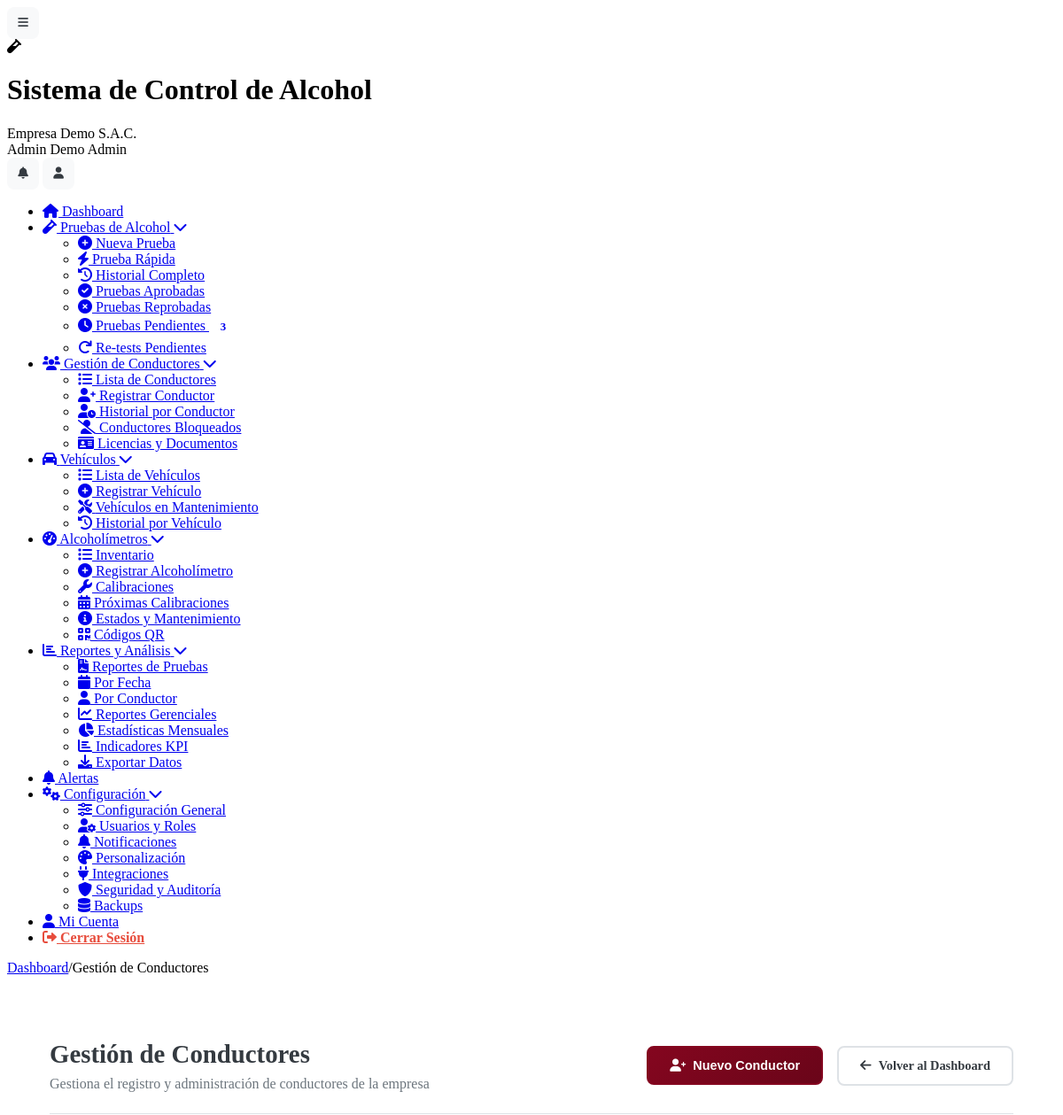
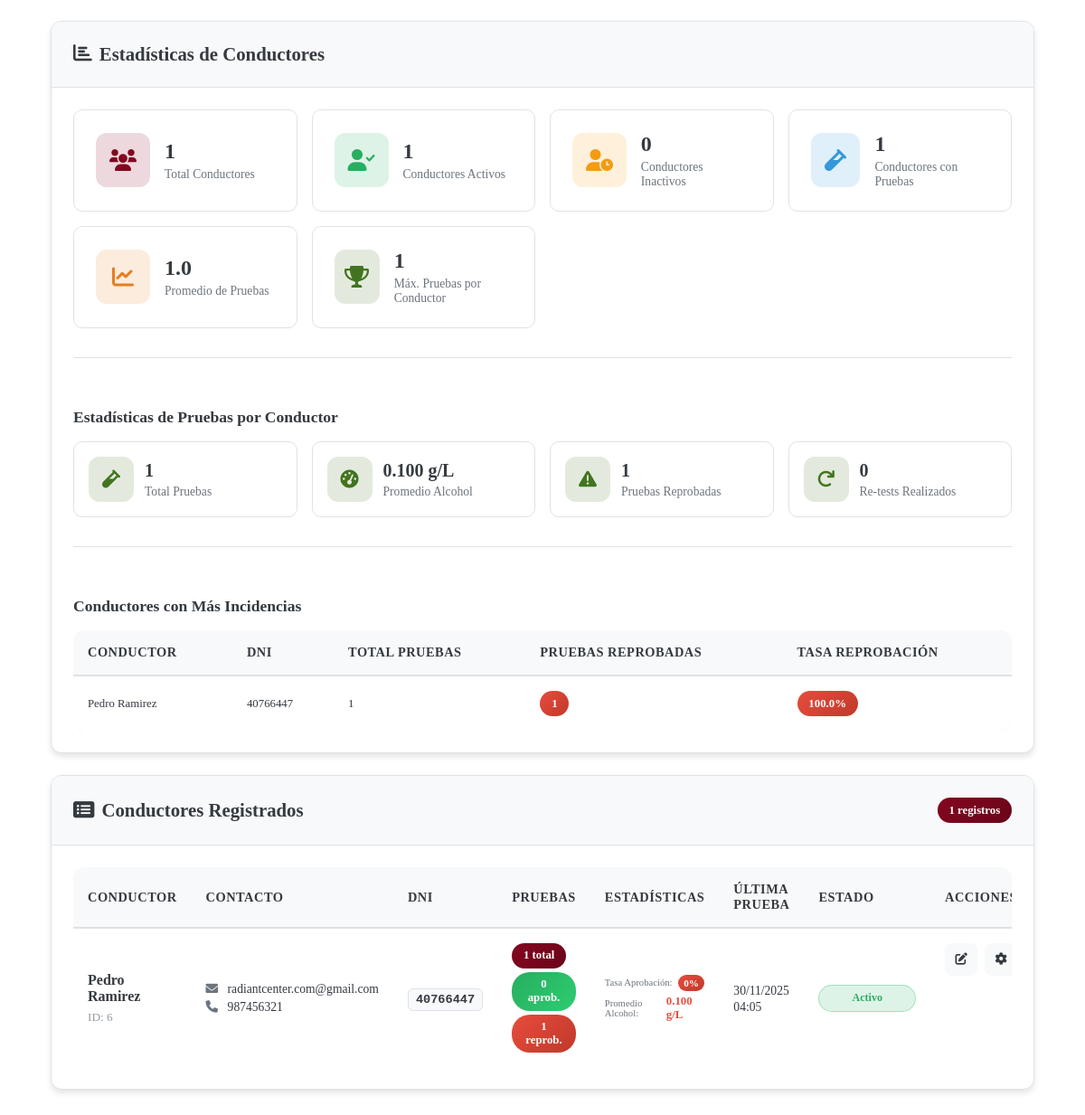
Page /conductores.php (signed in) on the committed database (2 pictures, top to bottom).
### tables this page shows
CREATE TABLE `usuarios` (
  `id` int(11) NOT NULL,
  `cliente_id` int(11) DEFAULT NULL,
  `nombre` varchar(100) NOT NULL,
  `apellido` varchar(100) DEFAULT NULL,
  `email` varchar(255) NOT NULL,
  `password` varchar(255) NOT NULL,
  `telefono` varchar(20) DEFAULT NULL,
  `dni` varchar(15) DEFAULT NULL,
  `rol` enum('super_admin','admin','supervisor','operador','conductor','auditor') NOT NULL,
  `foto_perfil` varchar(255) DEFAULT NULL,
  `estado` tinyint(1) DEFAULT 1,
  `ultimo_login` timestamp NULL DEFAULT NULL,
  `token_recuperacion` varchar(100) DEFAULT NULL,
  `fecha_expiracion_token` datetime DEFAULT NULL,
  `intentos_login` int(11) DEFAULT 0,
  `bloqueado_hasta` datetime DEFAULT NULL,
  `fecha_creacion` timestamp NULL DEFAULT current_timestamp()
);

CREATE TABLE `clientes` (
  `id` int(11) NOT NULL,
  `nombre_empresa` varchar(255) NOT NULL,
  `ruc` varchar(20) NOT NULL,
  `direccion` text DEFAULT NULL,
  `telefono` varchar(20) DEFAULT NULL,
  `email_contacto` varchar(255) DEFAULT NULL,
  `plan_id` int(11) NOT NULL,
  `logo` varchar(255) DEFAULT NULL,
  `color_primario` varchar(7) DEFAULT '#2196F3',
  `color_secundario` varchar(7) DEFAULT '#1976D2',
  `fecha_registro` timestamp NULL DEFAULT current_timestamp(),
  `fecha_vencimiento` date DEFAULT NULL,
  `estado` enum('activo','inactivo','suspendido','prueba') DEFAULT 'prueba',
  `token_api` varchar(100) DEFAULT NULL,
  `modo_demo` tinyint(1) DEFAULT 1
);

### conductores.php (the view, shortened to what the rows shown need)
<?php
require_once __DIR__ . '/includes/Database.php';
$page_title = 'Gestión de Conductores';
require_once __DIR__ . '/includes/header.php';
$db = new Database();
$cliente_id = $_SESSION['cliente_id'] ?? 0;
$conductores = $db->fetchAll("
    SELECT
        u.*,
        COUNT(p.id) as total_pruebas,
        SUM(CASE WHEN p.resultado = 'aprobado' THEN 1 ELSE 0 END) as pruebas_aprobadas,
        SUM(CASE WHEN p.resultado = 'reprobado' THEN 1 ELSE 0 END) as pruebas_reprobadas,
        MAX(p.fecha_prueba) as ultima_prueba,
        AVG(p.nivel_alcohol) as promedio_alcohol
    FROM usuarios u
    LEFT JOIN pruebas p ON u.id = p.conductor_id
    WHERE u.cliente_id = ? AND u.rol = 'conductor'
    GROUP BY u.id, u.nombre, u.apellido, u.email, u.telefono, u.dni, u.estado, u.fecha_creacion
    ORDER BY u.nombre, u.apellido
", [$cliente_id]);
$top_conductores_reprobados = $db->fetchAll("
    SELECT
        u.id,
        CONCAT(u.nombre, ' ', u.apellido) as conductor_nombre,
        u.dni,
        COUNT(p.id) as total_pruebas,
        SUM(CASE WHEN p.resultado = 'reprobado' THEN 1 ELSE 0 END) as pruebas_reprobadas,
        ROUND((SUM(CASE WHEN p.resultado = 'reprobado' THEN 1 ELSE 0 END) / COUNT(p.id)) * 100, 1) as tasa_reprobacion
    FROM usuarios u
    INNER JOIN pruebas p ON u.id = p.conductor_id
    WHERE p.cliente_id = ?
    GROUP BY u.id, u.nombre, u.apellido, u.dni
    HAVING pruebas_reprobadas > 0
    ORDER BY pruebas_reprobadas DESC
    LIMIT 5
", [$cliente_id]);
?>
<div class="content-body">
    <div class="dashboard-header">
        <div class="welcome-section">
            <h1><?php echo $page_title; ?></h1>
        </div>
    </div>
    <div class="crud-container">
        <div class="card">
            <div class="card-body">
                <?php if (!empty($top_conductores_reprobados)): ?>
                <div class="stats-subgrid" style="margin-top: 2rem; padding-top: 2rem; border-top: 1px solid var(--border);">
                    <div class="table-responsive">
                        <table class="data-table" style="font-size: 0.8rem;">
                            <thead>
                                <tr>
                                    <th>Conductor</th>
                                    <th>DNI</th>
                                    <th>Total Pruebas</th>
                                    <th>Pruebas Reprobadas</th>
                                    <th>Tasa Reprobación</th>
                                </tr>
                            </thead>
                            <tbody>
                                <?php foreach ($top_conductores_reprobados as $conductor): ?>
                                <tr>
                                    <td><?php echo htmlspecialchars($conductor['conductor_nombre']); ?></td>
                                    <td><?php echo htmlspecialchars($conductor['dni']); ?></td>
                                    <td><?php echo $conductor['total_pruebas']; ?></td>
                                    <td>
                                        <span class="badge danger"><?php echo $conductor['pruebas_reprobadas']; ?></span>
                                    </td>
                                    <td>
                                        <span class="badge <?php echo $conductor['tasa_reprobacion'] > 20 ? 'danger' : 'warning'; ?>">
                                            <?php echo $conductor['tasa_reprobacion']; ?>%
                                        </span>
                                    </td>
                                </tr>
                                <?php endforeach; ?>
                            </tbody>
                        </table>
                    </div>
                </div>
                <?php endif; ?>
            </div>
        </div>
        <div class="card">
            <div class="card-body">
                <?php if (!empty($conductores)): ?>
                <div class="table-responsive">
                    <table class="data-table">
                        <thead>
                            <tr>
                                <th>Conductor</th>
                                <th>Contacto</th>
                                <th>DNI</th>
                                <th>Pruebas</th>
                                <th>Estadísticas</th>
                                <th>Última Prueba</th>
                                <th>Estado</th>
                                <th>Acciones</th>
                            </tr>
                        </thead>
                        <tbody>
                            <?php foreach ($conductores as $conductor): ?>
                            <tr>
                                <td>
                                    <div class="conductor-info">
                                        <div class="conductor-nombre">
                                            <strong><?php echo htmlspecialchars($conductor['nombre'] . ' ' . $conductor['apellido']); ?></strong>
                                        </div>
                                        <div class="conductor-detalles">
                                            <small class="text-muted">ID: <?php echo $conductor['id']; ?></small>
                                        </div>
                                    </div>
                                </td>
                                <td>
                                    <div class="contacto-info">
                                        <?php if ($conductor['email']): ?>
                                        <div class="contacto-item">
                                            <i class="fas fa-envelope"></i>
                                            <?php echo htmlspecialchars($conductor['email']); ?>
                                        </div>
                                        <?php endif; ?>
                                        <?php if ($conductor['telefono']): ?>
                                        <div class="contacto-item">
                                            <i class="fas fa-phone"></i>
                                            <?php echo htmlspecialchars($conductor['telefono']); ?>
                                        </div>
                                        <?php endif; ?>
                                    </div>
                                </td>
                                <td>
                                    <span class="dni-badge"><?php echo htmlspecialchars($conductor['dni']); ?></span>
                                </td>
                                <td>
                                    <div class="pruebas-stats">
                                        <div class="stat-item">
                                            <span class="badge primary"><?php echo $conductor['total_pruebas']; ?> total</span>
                                        </div>
                                        <div class="stat-item">
                                            <span class="badge success"><?php echo $conductor['pruebas_aprobadas']; ?> aprob.</span>
                                        </div>
                                        <div class="stat-item">
                                            <span class="badge danger"><?php echo $conductor['pruebas_reprobadas']; ?> reprob.</span>
                                        </div>
                                    </div>
                                </td>
                                <td>
                                    <div class="estadisticas-detalladas">
                                        <?php if ($conductor['total_pruebas'] > 0): ?>
                                        <div class="stat-mini">
                                            <small>Tasa Aprobación:</small>
                                            <?php
                                            $tasa_aprobacion = round(($conductor['pruebas_aprobadas'] / $conductor['total_pruebas']) * 100, 1);
                                            $color_clase = $tasa_aprobacion >= 80 ? 'success' : ($tasa_aprobacion >= 60 ? 'warning' : 'danger');
                                            ?>
                                            <span class="badge mini <?php echo $color_clase; ?>">
                                                <?php echo $tasa_aprobacion; ?>%
                                            </span>
                                        </div>
                                        <div class="stat-mini">
                                            <small>Promedio Alcohol:</small>
                                            <span class="nivel-alcohol-mini <?php echo $conductor['promedio_alcohol'] > 0.000 ? 'text-danger' : 'text-success'; ?>">
                                                <?php echo number_format($conductor['promedio_alcohol'] ?? 0, 3); ?> g/L
                                            </span>
                                        </div>
                                        <?php else: ?>
                                        <span class="text-muted">Sin pruebas</span>
                                        <?php endif; ?>
                                    </div>
                                </td>
                                <td>
                                    <?php if ($conductor['ultima_prueba']): ?>
                                    <span class="ultimo-login">
                                        <?php echo date('d/m/Y H:i', strtotime($conductor['ultima_prueba'])); ?>
                                    </span>
                                    <?php else: ?>
                                    <span class="text-muted">Nunca</span>
                                    <?php endif; ?>
                                </td>
                                <td>
                                    <span class="status-badge estado-<?php echo $conductor['estado'] ? 'activo' : 'inactivo'; ?>">
                                        <?php echo $conductor['estado'] ? 'Activo' : 'Inactivo'; ?>
                                    </span>
                                </td>
                                <td class="action-buttons">
                                    <button type="button" class="btn-icon primary"
                                            title="Editar Conductor"
                                            onclick="editarConductor(<?php echo $conductor['id']; ?>)">
                                        <i class="fas fa-edit"></i>
                                    </button>
                                    <div class="dropdown">
                                        <button type="button" class="btn-icon warning dropdown-toggle"
                                                title="Cambiar Estado"
                                                data-toggle="dropdown">
                                            <i class="fas fa-cog"></i>
                                        </button>
                                    </div>
                                </td>
                            </tr>
                            <?php endforeach; ?>
                        </tbody>
                    </table>
                </div>
                <?php endif; ?>
            </div>
        </div>
    </div>
</div>
<?php
require_once __DIR__ . '/includes/footer.php';
?>

### includes/header.php (shortened to what the rows shown need)
<?php
$database = new Database();
$user_id = $_SESSION['user_id'] ?? null;
$user_query = $database->fetchOne("
    SELECT u.*, c.nombre_empresa, c.logo, c.color_primario, c.color_secundario, p.nombre_plan
    FROM usuarios u
    LEFT JOIN clientes c ON u.cliente_id = c.id
    LEFT JOIN planes p ON c.plan_id = p.id
    WHERE u.id = ?
", [$user_id]);
?>
<!DOCTYPE html>
<html lang="es">
<head>
	<link rel="stylesheet" href="<?php echo BASE_URL; ?>/assets/css/simple-style.css">
    <link rel="stylesheet" href="<?php echo BASE_URL; ?>/assets/css/responsive.css">
	<link rel="stylesheet" href="<?php echo BASE_URL; ?>/assets/css/dashboard-enhancements.css">
    <link href="https://cdnjs.cloudflare.com/ajax/libs/font-awesome/6.0.0/css/all.min.css" rel="stylesheet">
</head>
<body>
    <div class="app-container">
        <header class="app-header">
            <div class="header-content">
                <div class="brand-section">
                    <div class="brand-text">
                        <h1 class="app-name"><?php echo SITE_NAME; ?></h1>
                        <span class="client-name"><?php echo htmlspecialchars($user_query['nombre_empresa'] ?? 'Empresa'); ?></span>
                    </div>
                </div>
                <div class="user-menu">
                    <div class="user-info">
                        <span class="user-name"><?php echo htmlspecialchars(($user_query['nombre'] ?? 'Usuario') . ' ' . ($user_query['apellido'] ?? 'Sistema')); ?></span>
                        <span class="user-role"><?php echo ucfirst(str_replace('_', ' ', $user_query['rol'] ?? 'usuario')); ?></span>
                    </div>
                </div>
            </div>
        </header>
        <div class="main-content">
            <main class="content-area">
                <div class="content-body">

### rows in the picture
usuarios: cliente.nombre_empresa "Empresa Demo S.A.C.", nombre+apellido "Admin Demo", rol "Admin"
usuarios: conductor_nombre "Pedro Ramirez", dni "40766447", total_pruebas "1", pruebas_reprobadas "1", tasa_reprobacion "100.0", nombre+apellido "Pedro Ramirez", id "6", email "radiantcenter.com@gmail.com", telefono "987456321", pruebas_aprobadas "0", tasa_aprobacion "0", promedio_alcohol "0.100", ultima_prueba "30/11/2025 04:05", estado "Activo"

### other values in the picture
SITE_NAME "Sistema de Control de Alcohol"
$crumb "Dashboard"
$crumb "Gestión de Conductores"
$page_title "Gestión de Conductores"
$estadisticas['total_conductores'] "1"
$estadisticas['conductores_activos'] "1"
$estadisticas['conductores_inactivos'] "0"
$estadisticas['conductores_con_pruebas'] "1"
$estadisticas['promedio_pruebas'] "1.0"
$estadisticas['max_pruebas'] "1"
$pruebas_estadisticas['total_pruebas'] "1"
$pruebas_estadisticas['promedio_nivel_alcohol'] "0.100"
$pruebas_estadisticas['pruebas_reprobadas'] "1"
$pruebas_estadisticas['retests_realizados'] "0"
count($conductores) "1"
